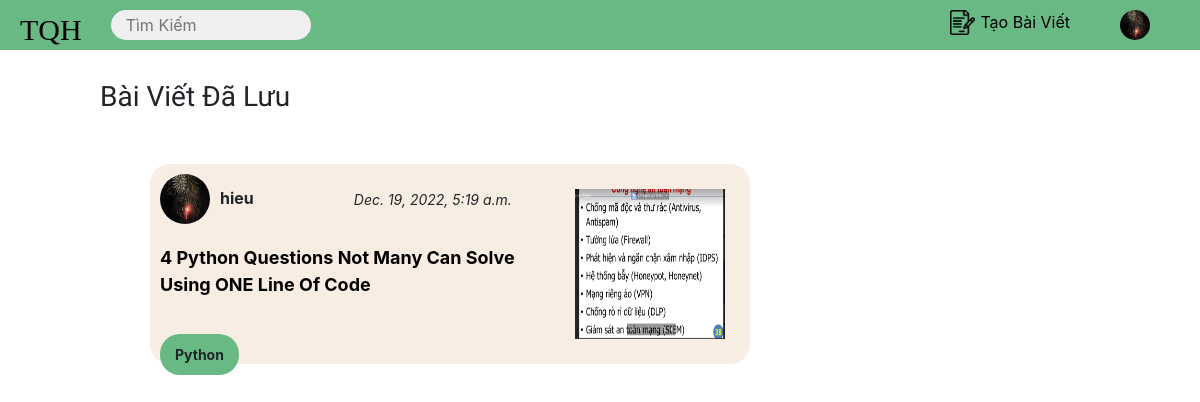
The page /bookmarks/ (signed in) on the database its author committed.
### account/models.py (models this page shows, shortened)
class Profile(models.Model):
    user = models.OneToOneField(settings.AUTH_USER_MODEL, on_delete=models.CASCADE)
    date_of_birth = models.DateField(blank=True, null=True)
    photo = models.ImageField(upload_to='users/%Y/%m/%d/', blank=True)
    tags = models.ManyToManyField(Tag)
    bookmark = models.ManyToManyField(Post)

### article/models.py (models this page shows, shortened)
class Post(models.Model):
    STATUS_CHOICES = (
        ('draft', 'Draft'),
        ('published', 'Published'),
    )
    author = models.ForeignKey(User, on_delete=models.CASCADE, related_name='posts')
    title = models.CharField(max_length=100, default=None)
    thumbnail = models.ImageField(blank=True, null=True, default=None, upload_to='images/%Y/%m/%d/')
    content = RichTextField(default=None, null=True)
    publish = models.DateTimeField(default=timezone.now)
    created = models.DateTimeField(auto_now_add=True)
    updated = models.DateTimeField(auto_now=True)
    tag = models.ForeignKey(Tag, default=None, null=True, on_delete=models.CASCADE, blank=True)
    likes = models.ManyToManyField(User)
    class Meta:
        ordering = ('-publish',)

class Tag(models.Model):
    name = models.CharField(max_length=50)
    def __str__(self):
        return self.name

### article/views.py (the view)
# urls.py: path('bookmarks/', views.bookmarks, name='bookmark'),
@login_required
def bookmarks(request):
    posts = request.user.profile.bookmark.all()
    context = {'posts':posts}
    return render(
        request=request,
        template_name='article/bookmark.html',
        context=context
    )

### templates/article/bookmark.html (shortened to what this page needs)
{% extends 'base.html' %}
{% block content %}
<h3>Bài Viết Đã Lưu</h3>
{% for post in posts %}
<div class="list-posts">
    <div class="post-left">
        <div class="post-user">
            <img src="{{ user.profile.photo.url }}" alt="">
            <p>{{ post.author.username }}</p>
            <i>{{ post.created }}</i>
        </div>
        <div class="post-content">
            <a href="{% url 'article:post_detail' post.id %}">{{ post.title }}</a>
        </div>
        <div class="post-tool">
            <div class="post-tool-tag">
                {{ post.tag }}
            </div>
        </div>
    </div>
    <div class="post-right">
        <img src="{{ post.thumbnail.url }}" alt="">
    </div>
  </div>
{% endfor %}
{% endblock content %}

### templates/base.html (shortened to what this page needs)
{% load static %}
<!DOCTYPE html>
<html>
<head>
  <link href="{% static "css/base.css" %}" rel="stylesheet">
  <link rel="stylesheet" href="https://cdn.jsdelivr.net/npm/bootstrap@4.3.1/dist/css/bootstrap.min.css">
  <link rel="stylesheet"href="https://cdnjs.cloudflare.com/ajax/libs/font-awesome/4.7.0/css/font-awesome.min.css">
</head>
<body>
  <header>
    <div class="logo">
      <a href="{% url 'article:home' %}">TQH</a>
    </div>
    <div class="search">
      <form action="#">
          <input type="text"
              placeholder=" Tìm Kiếm"
              name="search">
      </form>
    </div>
    {% if user.is_authenticated %}
    <div class="dropdown">
      <img src="{{user.profile.photo.url}}" alt="">
    </div>
    <div class="create_post">
      <img src="/media/icon/contract.png" alt="">
      <a href="{% url 'article:create' %}">Tạo Bài Viết</a>
    </div>
    {% endif %}
  </header>
  <div id="content">
    {% block content %}
    {% endblock %}
  </div>
</body>
</html>

### account/static/css/base.css (style rules this page uses)
body { margin:0; padding:0; font-family:helvetica, sans-serif; }
p { line-height: 1.8; }
a { color:#12c064; text-decoration:none; }
h1, h2, h3, h4, h5 , h6 { font-family: 'Muli', sans-serif; font-weight:normal; }
#content { padding:30px 100px; }
form { overflow:auto; }
input, textarea { clear:both; float:left; margin:0 0 10px; background:#efefef; border:0; padding:6px 10px; font-size:14px; }
.list-posts { width: 600px; height: 200px; background-color: #F8EDE3; margin: 50px; border-radius: 20px; display: flex; }
.post-left { width: 400px; }
.post-user { display: flex; height: 70px; }
.post-user img { width: 50px; height: 50px; border-radius: 50px; margin: 10px; }
.post-user p { padding-top: 20px; font-weight: bold; }
.post-user i { padding-top: 25px; font-size: 14px; padding-left: 100px; }
.post-right { width: 200px; height: 200px; }
.post-right img { width: 150px; height: 150px; margin: 25px; }
.post-content { margin: 10px; height: 80px; }
.post-content a { font-size: 18px; color: #000; font-weight: bold; }
.post-tool { margin: 10px; display: flex; }
.post-tool-tag { display: inline-flex; padding: 10px 15px; background-color: #68B984; font-size: 14px; border-radius: 20px; font-weight: bold; margin-right: 20px; margin-bottom: 20px; }
header { height: 50px; width: 100%; background-color: #68B984; }
.logo { font-size: 30px; font-family: fantasy; padding-left: 20px; display: inline-flex; margin-right: 20px; align-items: flex-end; }
.logo a { color: #000; }
.search input[type=text] { width:200px; height:30px; border-radius:25px; border: none; }
.search { padding-top: 5px; margin:5px; display: inline-flex; }
.dropdown { display: inline-flex; justify-content: center; float:right; margin: 10px 50px 10px 0px; position: relative; }
.dropdown img { width: 30px; height: 30px; border-radius: 30px; }
.create_post { display: inline-flex; justify-content: center; float:right; margin: 10px 50px 10px 0px; }
.create_post a { padding-left: 5px; color: #000; }
.create_post img { width: 25px; height: 25 px; }

### rows shown on the page
Post: profile.photo (picture), author.username "hieu", created "Dec. 19, 2022, 5:19 a.m.", title "4 Python Questions Not Many Can Solve Using ONE Line Of Code", tag "Python", thumbnail (picture)
